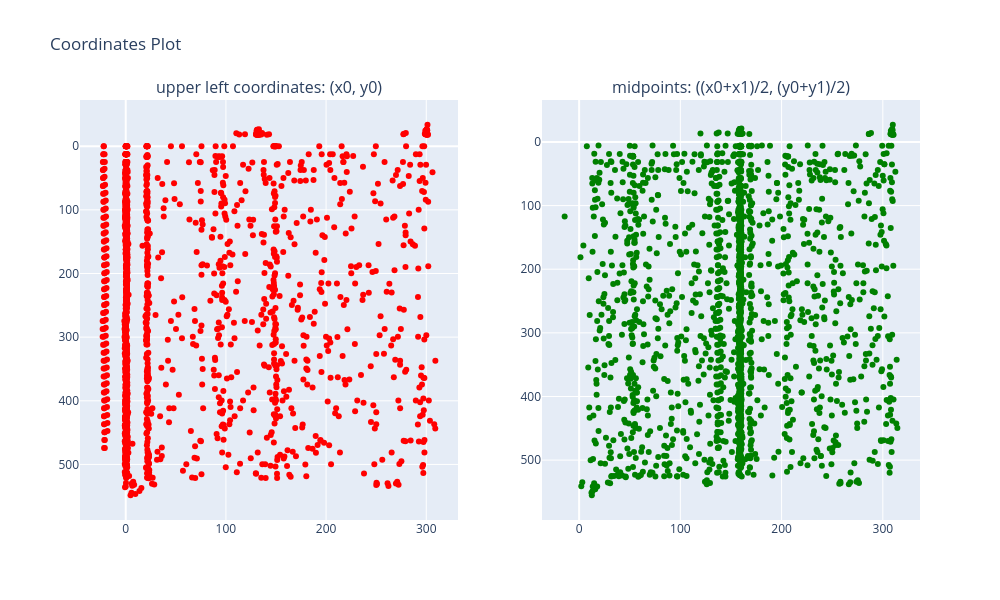

The cell this chart's notebook holds for it:
### Code cell
plot_coordinates(regesta.processed_df, "b-line")

### Figure 1 — Plotly figure (JSON) as saved in the notebook; plotly's stock layout.template omitted (floating-point values rounded to 4 significant figures; data arrays with more than 128 entries replaced by an {"elided": "..."} marker saying what was removed)
{"data": [{"hoverinfo": "text", "hovertemplate": "%{text}<br>x: %{x}<br>y: %{y}<extra></extra>", "marker": {"color": "red"}, "mode": "markers", "name": "(x0, y0)", "text": {"elided": "1877 str values"}, "type": "scatter", "x": {"elided": "1877 float values"}, "xaxis": "x", "y": {"elided": "1877 float values"}, "yaxis": "y"}, {"hoverinfo": "text", "hovertemplate": "%{text}<br>x: %{x}<br>y: %{y}<extra></extra>", "marker": {"color": "green"}, "mode": "markers", "name": "((x0+x1)/2, (y0+y1)/2)", "text": {"elided": "1877 str values"}, "type": "scatter", "x": {"elided": "1877 float values"}, "xaxis": "x2", "y": {"elided": "1877 float values"}, "yaxis": "y2"}], "layout": {"annotations": [{"font": {"size": 16}, "showarrow": false, "text": "upper left coordinates: (x0, y0)", "x": 0.225, "xanchor": "center", "xref": "paper", "y": 1, "yanchor": "bottom", "yref": "paper"}, {"font": {"size": 16}, "showarrow": false, "text": "midpoints: ((x0+x1)/2, (y0+y1)/2)", "x": 0.775, "xanchor": "center", "xref": "paper", "y": 1, "yanchor": "bottom", "yref": "paper"}], "height": 600, "showlegend": false, "title": {"text": "Coordinates Plot"}, "width": 1000, "xaxis": {"anchor": "y", "domain": [0, 0.45]}, "xaxis2": {"anchor": "y2", "domain": [0.55, 1]}, "yaxis": {"anchor": "x", "autorange": "reversed", "domain": [0, 1]}, "yaxis2": {"anchor": "x2", "autorange": "reversed", "domain": [0, 1]}}}
